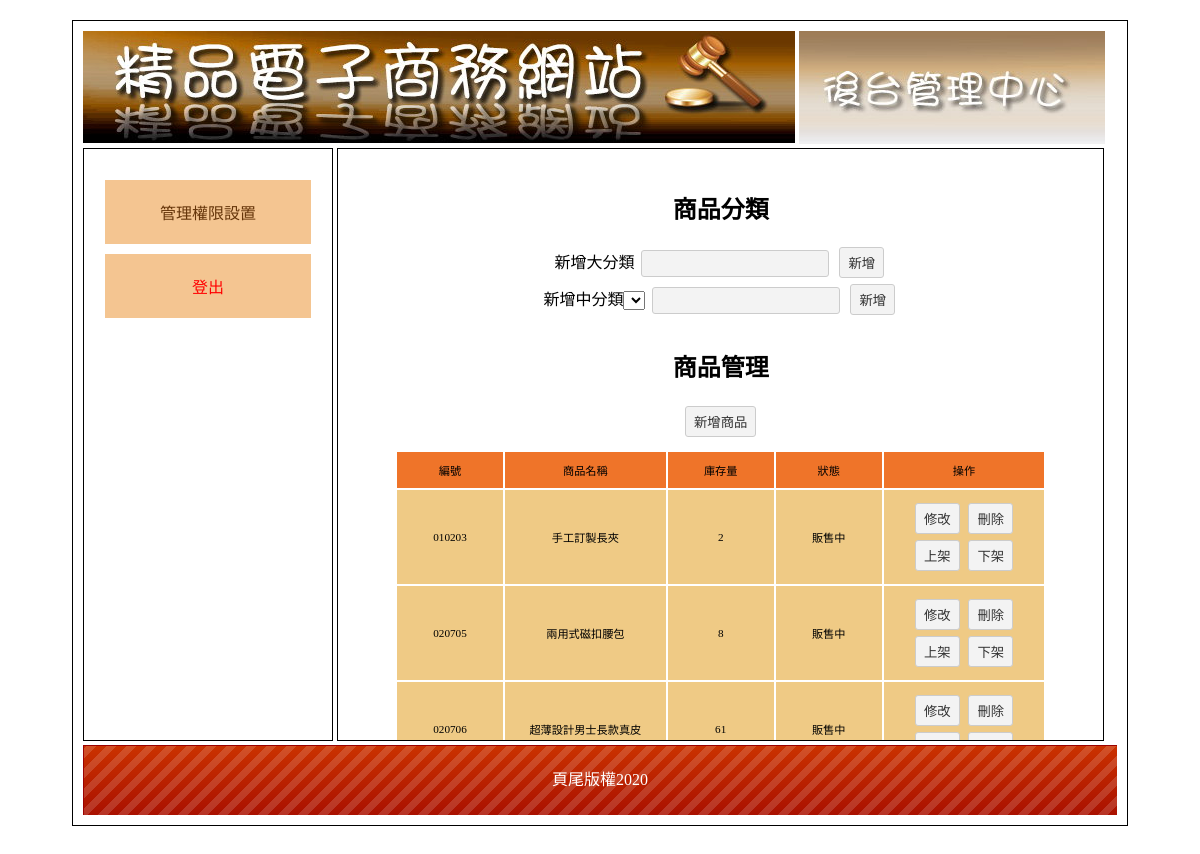
The app's page /admin.php?do=th with its own data.
### tables this page shows
CREATE TABLE `goods` (
  `id` int(10) UNSIGNED NOT NULL,
  `no` text NOT NULL,
  `name` text NOT NULL,
  `price` int(10) UNSIGNED NOT NULL,
  `spec` text NOT NULL,
  `stock` int(10) UNSIGNED NOT NULL,
  `img` text NOT NULL,
  `intro` text NOT NULL,
  `big` int(10) UNSIGNED NOT NULL,
  `mid` int(10) UNSIGNED NOT NULL,
  `sh` int(10) UNSIGNED NOT NULL DEFAULT 1
);

CREATE TABLE `bottom` (
  `id` int(10) UNSIGNED NOT NULL,
  `bottom` text NOT NULL
);

### base.php (called while the page is built, shortened)
<?php
class DB{
  private $dsn = "mysql:host=localhost;charset=utf8;dbname=db66";
  private $root = "root";
  private $password = "";
  private $table;
  private $pdo;
  public function __construct($table){
    $this->table = $table ;
    $this->pdo = new PDO($this->dsn,$this->root,$this->password);
  }
  public function all(...$arg){
      $sql ="select * from $this->table ";
    return $this->pdo->query($sql)->fetchAll();
  }
  public function find($arg){
    $sql ="select * from $this->table ";
  if(!empty($arg) && is_array($arg)){
    foreach($arg as $key => $value){
      $tmp[] = sprintf("`%s`='%s'",$key,$value);
    }
    $sql = $sql . " where " . implode(" && ", $tmp) ;
  }else{
    $sql = $sql . " where `id`='" . $arg . "'";
  }
  return $this->pdo->query($sql)->fetch(PDO::FETCH_ASSOC);
}
}
$Goods = new DB("goods");
$Bottom = new DB("bottom");
?>

### backend/th.php (the view, shortened to what this page needs)
<h2 class="ct">商品分類</h2>
<div class="ct">
  新增大分類
  <input type="text" name="big" id="big">
  <button onclick="addbig()">新增</button>
</div>
<div class="ct">
  新增中分類<select name="mid" id="mid"></select>
  <input type="text" name="mid_name" id="mid_name">
  <button onclick="addmid()">新增</button>
</div>
<h2 class="ct">商品管理</h2>
<div class="ct"><button onclick="location.href='?do=add_goods'">新增商品</button></div>
<table class="all">
  <tr>
    <td width="10%" class="tt ct">編號</td>
    <td width="30%" class="tt ct">商品名稱</td>
    <td width="5%" class="tt ct">庫存量</td>
    <td width="5%" class="tt ct">狀態</td>
    <td width="30%" class="tt ct">操作</td>
  </tr>
  <?php
    $goods = $Goods->all();
    foreach($goods as $g){
  ?>
<tr>
    <td class="ct pp"><?= $g['no'] ?></td>
    <td class="ct pp"><?= $g['name'] ?></td>
    <td class="ct pp"><?= $g['stock'] ?></td>
    <td id="g<?= $g['id'] ?>" class="ct pp"><?= ($g['sh'] == "1" ? "販售中" : "已下架") ?></td>
    <td class="ct pp">
      <button onclick="location.href='?do=edit_goods&id=<?= $g['id']?>'">修改</button>
      <button onclick="del('goods',<?= $g['id']?>)">刪除</button>
      <button onclick="sh(<?= $g['id']?>,1)">上架</button>
      <button onclick="sh(<?= $g['id']?>,0)">下架</button>
    </td>
  </tr>
  <?php
}
  ?>
</table>

### admin.php (shortened to what this page needs)
<?php
include_once "base.php";
?>
<!DOCTYPE html PUBLIC "-//W3C//DTD XHTML 1.0 Transitional//EN" "http://www.w3.org/TR/xhtml1/DTD/xhtml1-transitional.dtd">
<html xmlns="http://www.w3.org/1999/xhtml">
<head>
	<link href="css/css.css" rel="stylesheet" type="text/css">
</head>
<body>
	<div id="main">
		<div id="top">
			<a href="index.php">
				<img src="icon/0416.jpg">
			</a>
			<img src="icon/0417.jpg">
		</div>
		<div id="left" class="ct">
			<div style="min-height:400px;">
				<a href="?do=admin">管理權限設置</a>
				<a href="javascript:location.href=&#39;api/logout.php?logout=admin&#39;"  style="color:#f00;">登出</a>
			</div>
		</div>
		<div id="right">
			<?php
			$do = !empty($_GET['do']) ? $_GET['do'] : 1;
			$file = 'backend/' . $do . ".php";
			if (file_exists($file)) {
				include $file;
			} else {
				include "backend/admin.php";
			}
			?>
		</div>
		<div id="bottom" style="line-height:70px; color:#FFF; background:url(icon/bot.png);" class="ct">
			<?php
			echo  $Bottom->find(1)['bottom'];
			?>
		</div>
	</div>
</body>
</html>

### css/css.css (style rules this page uses)
body { font-family:"微軟正黑體"; }
#main { width:1034px; padding:10px; margin:20px auto 20px auto; border:#000 solid 1px; min-height:768px; }
#top a { color:#CE631C; text-decoration:none; }
#left { display:inline-block; width:20%; padding:2%; min-height:550px; vertical-align:top; border:#000 1px solid; }
#left a { display:block; padding:20px 5px 20px 5px; text-decoration:none; background:#F4C591; margin:10px auto 10px auto; color:#65350A; }
.ct { text-align:center; }
#right { display:inline-block; width:70%; padding:2%; height:550px; border:#000 1px solid; overflow: auto; }
#bottom { height:70px; background:url(icon/bot.png); background-size:cover; }
.all { width:90%; margin:10px auto 10px auto; font-size: 0.7rem; }
.all td { min-width:86px; padding:10px; }
.tt { background:#EF7429; }
.pp { background:#EFCA85; }
input[type=text],input[type=password],input[type=submit],button,.button,input[type=reset],input[type=button],select，textarea,input[type=number] { background:#F3F3F3; border:#CCC 1px solid; border-radius:3px; padding:5px 8px 5px 8px; text-decoration:none; margin:3px; color:#333; }
input[type=text],input[type=password] { width:170px; }

### records on screen
goods: no "010203", name "手工訂製長夾", stock "2", sh "販售中"
goods: no "020705", name "兩用式磁扣腰包", stock "8", sh "販售中"
goods: no "020706", name "超薄設計男士長款真皮", stock "61", sh "販售中"
bottom: bottom "頁尾版權2020"
